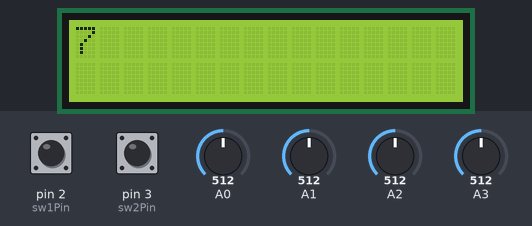
This sketch was run on a simulated Arduino Uno, built with avr-gcc and run on an emulated ATmega328P. Parts: 16×2 character LCD. Inputs (shaded band) come from the test bench; at power-on: A3 = 512, pin 2 (sw1Pin) HIGH, pin 3 (sw2Pin) HIGH, A0 = 512, A1 = 512, A2 = 512. What the sketch prints to the serial monitor is not drawn.

Above: at 1.2 s.
1.3 s: A3 set to 540
At 3.2 s:
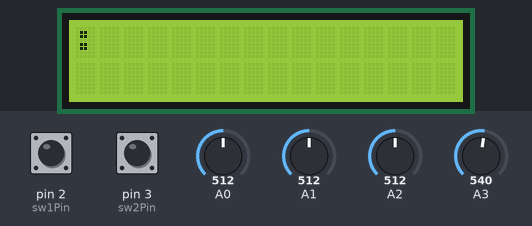
3.5 s: A3 set to 550
5.6 s: A3 set to 716
At 6.8 s:
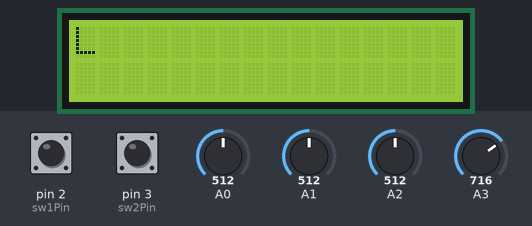
7.6 s: A3 set to 717
At 9.0 s:
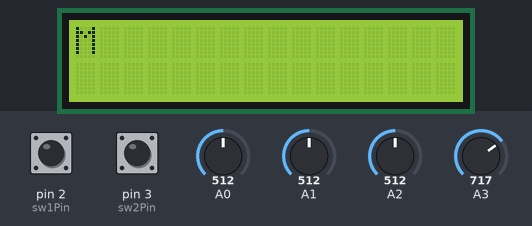
9.6 s: A3 set to 992
At 11.3 s:
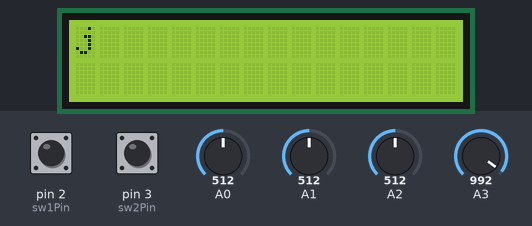
11.6 s: A3 set to 986
At 13.6 s:
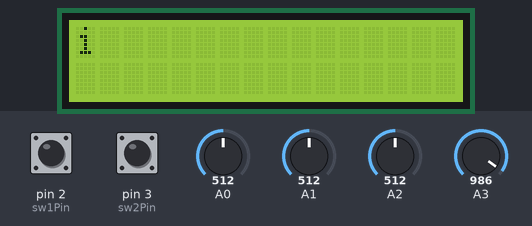
Timing chart, 0 to 14.6 s (numbered marks = the images above; inputs shaded):
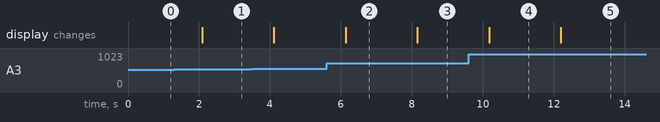

The sketch:

temp.ino
```cpp
/* YourDuino.com Example Software Sketch
20 character 4 line I2C Display
ANOTHER NEW TYPE Marked "LCM1602 IIC  A0 A1 A2"
A0-A1-A2 are grounded so I2C Address is 0x20
terry@yourduino.com */
/*-----( Import needed libraries )-----*/
#include <Wire.h>
#include <LCD.h>
#include <LiquidCrystal_I2C.h>  // F Malpartida's NewLiquidCrystal library
//Download: https://bitbucket.org/fmalpartida/new-liquidcrystal/downloads
// Move original LiquidCrystal library elsewhere, copy this in it's place

/*-----( Declare Constants )-----*/
#define I2C_ADDR    0x20  // Define I2C Address for the PCF8574T
//---(Following are the PCF8574 pin assignments to LCD connections )----
// This are different than earlier/different I2C LCD displays
#define BACKLIGHT_PIN  3
#define En_pin  2
#define Rw_pin  1
#define Rs_pin  0
#define D4_pin  4
#define D5_pin  5
#define D6_pin  6
#define D7_pin  7

#define  LED_OFF  1
#define  LED_ON  0

#define sensorCount 3

//analog input
//int sensors[] = {A0, A1, A2];
#define AnalogReferenceLevel 1100 // analog reference level in mV, INTERNAL = 1100
//#define AnalogReferenceLevel 5000 // analog reference level in mV, DEFAULT = 5000
#define AnalogResolution 1024

//digital input
int sw1Pin = 2;
int sw2Pin = 3;

char c_buff[16];
int sensorValues[sensorCount];  // variable to store the value coming from the sensor

/*-----( Declare objects )-----*/
LiquidCrystal_I2C  lcd(I2C_ADDR,En_pin,Rw_pin,Rs_pin,D4_pin,D5_pin,D6_pin,D7_pin);

void setup()
{
  //analog reference  built-in reference, equal to 1.1 volts on the ATmega168 or ATmega328
  analogReference(INTERNAL);

  //debug serial
  Serial.begin(9600);
  Serial.println(F("\n[temp]"));

  // put your setup code here, to run once:
  lcd.begin (16,2);  // initialize the lcd
  // Switch on the backlight
  lcd.setBacklightPin(BACKLIGHT_PIN,POSITIVE);
  lcd.setBacklight(LED_ON);

  //digital inputs
  pinMode(sw1Pin, INPUT_PULLUP);
  pinMode(sw2Pin, INPUT_PULLUP);
}

void loop()
{
  // put your main code here, to run repeatedly:
  Measure_Display();
  delay(1000);
}
//--------------------------------------
int Measure_Display()
{
  Serial.println(F("Measure_Display: "));

  char buf[16];
  int i; //loop iterator
  int sw1Value, sw2Value;
  int lcdPositions[] = {0, 4, 8};

  //reset the display
  lcd.clear();
  lcd.home();
  lcd.backlight();  //Backlight ON if under program control

  //clean buffer
  clean_c_buff();

  for( i = 0; i <= sensorCount; i++)
  {
    sensorValues[i] = ReadADC(i);  //measure
    uiToStr(sensorValues[i], 3, lcdPositions[i]);
  }
  Serial.print(F("c_buff: ")); Serial.println(c_buff);
  lcd.setCursor( 0, 0);
  lcd.print(c_buff);
  //Serial.println();

  sw1Value = digitalRead(sw1Pin);
  Serial.print(F(" sw1:")); Serial.print(sw1Value);
  sw2Value = digitalRead(sw2Pin);
  Serial.print(F(" sw2:")); Serial.print(sw2Value);

  Serial.println();
}

//--------------------------------------
int ReadADC(int AI)
{
  unsigned long ValueRaw = 0, Value = 0;
  // read the value from the sensor LM35, and scale to Celcius Degree
  ValueRaw = analogRead(AI);
  //sensor1Value = sensor1ValueRaw/4; //scale to Celcius Degree
  Value = CaculateCelcius(ValueRaw);
  return (int) Value;
}
//--------------------------------------
unsigned long CaculateCelcius (unsigned long RawValue)
{
 unsigned long TemperatureCelcius = 0;

 //calulate temperature in Celcius
 TemperatureCelcius = (RawValue *  AnalogReferenceLevel);
 TemperatureCelcius = TemperatureCelcius / AnalogResolution;
 TemperatureCelcius = TemperatureCelcius / 10;

 return TemperatureCelcius;
}
//--------------------------------------
void uiToStr(int temp, int t, int k) //temp - liczba, t - il.znakow, k - pozycja kursora
{
  int g[]={1,10,100,1000,10000};
  unsigned int temp_mn=g[t-1]; //dzielnik
  int i;

  for (i=0;i<t;i++)
  {
    c_buff[i+k]=(char)temp/temp_mn; //wyluskanie kolejnych znakow
    temp-=(int)temp_mn*c_buff[i+k]; //usuniecie wyzszego znaku
    temp_mn/=10;
    c_buff[i+k]+=48;                //przypisanie kodu cyfr
  }
}
//--------------------------------------
void clean_c_buff() //wypelnia c_buff spacjami, a na ostatniej pozycji znak konca
{
  int i;
  for(i=0; i<15; i++) c_buff[i]=32; //wypelnianie spacjami
  c_buff[15]=0; //na koniec NULL
}
```

Measured:
- the behaviour switches between 716 and 717 on A3 (found by bisection; images 2 and 3)
- the behaviour switches between 987 and 986 on A3 (found by bisection; images 4 and 5)
- after the input at 1.3 s, the display: changes after 0.79 s (image 1)
- after the input at 5.6 s, the display: changes after 0.54 s (image 2)
- after the input at 7.6 s, the display: changes after 0.56 s (image 3)
- after the input at 9.6 s, the display: changes after 0.58 s (image 4)
- after the input at 11.6 s, the display: changes after 0.60 s (image 5)
